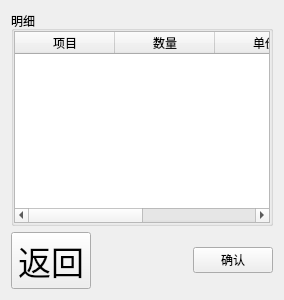
         <widget class="QWidget" name="tab_8">
          <attribute name="title">
           <string>2</string>
          </attribute>
          <layout class="QGridLayout" name="gridLayout_20">
           <item row="0" column="0">
            <widget class="QGroupBox" name="groupBox">
             <property name="title">
              <string>明细</string>
             </property>
             <layout class="QGridLayout" name="gridLayout_8">
              <property name="leftMargin">
               <number>0</number>
              </property>
              <property name="topMargin">
               <number>0</number>
              </property>
              <property name="rightMargin">
               <number>0</number>
              </property>
              <property name="bottomMargin">
               <number>0</number>
              </property>
              <property name="spacing">
               <number>0</number>
              </property>
              <item row="0" column="0">
               <widget class="QTableWidget" name="tableWidget">
                <column>
                 <property name="text">
                  <string>项目</string>
                 </property>
                </column>
                <column>
                 <property name="text">
                  <string>数量</string>
                 </property>
                </column>
                <column>
                 <property name="text">
                  <string>单价</string>
                 </property>
                </column>
                <column>
                 <property name="text">
                  <string>总金额</string>
                 </property>
                </column>
               </widget>
              </item>
             </layout>
            </widget>
           </item>
           <item row="1" column="0">
            <layout class="QHBoxLayout" name="horizontalLayout_24">
             <item>
              <widget class="QPushButton" name="pushButton_back_9">
               <property name="font">
                <font>
                 <pointsize>25</pointsize>
                </font>
               </property>
               <property name="text">
                <string>返回</string>
               </property>
               <property name="icon">
                <iconset resource="resources.qrc">
                 <normaloff>:/images/back.png</normaloff>:/images/back.png</iconset>
               </property>
              </widget>
             </item>
             <item>
              <spacer name="horizontalSpacer_22">
               <property name="orientation">
                <enum>Qt::Horizontal</enum>
               </property>
               <property name="sizeHint" stdset="0">
                <size>
                 <width>40</width>
                 <height>20</height>
                </size>
               </property>
              </spacer>
             </item>
             <item>
              <widget class="QPushButton" name="pushButton_submit_5">
               <property name="text">
                <string>确认</string>
               </property>
               <property name="icon">
                <iconset resource="resources.qrc">
                 <normaloff>:/images/ok.png</normaloff>:/images/ok.png</iconset>
               </property>
              </widget>
             </item>
            </layout>
           </item>
          </layout>
         </widget>
